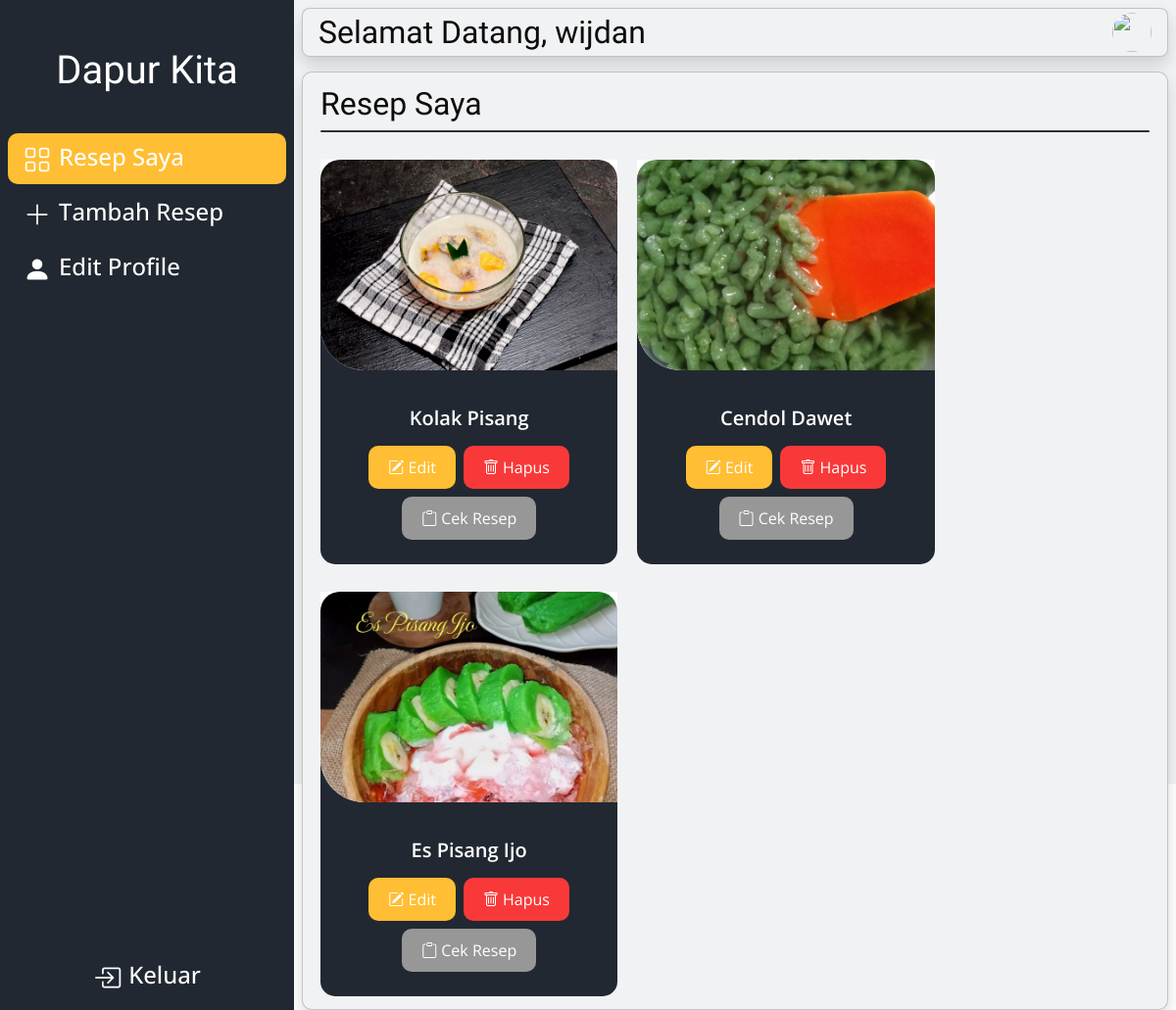
The app's page /dashboard.php (signed in) with its own data.
### tables this page shows
CREATE TABLE `resep` (
  `id_resep` int(11) NOT NULL,
  `judul` varchar(255) NOT NULL,
  `deskripsi` text NOT NULL,
  `bahan_bahan` text NOT NULL,
  `cara_pembuatan` text NOT NULL,
  `tgl_pembuatan` date NOT NULL DEFAULT current_timestamp(),
  `foto` varchar(255) NOT NULL,
  `id_user` int(11) NOT NULL
);

### dashboard.php (the view, shortened to what this page needs)
<?php
include "koneksi.php";
?>
<!DOCTYPE html>
<html lang="en">
<head>
  <link href="https://cdn.jsdelivr.net/npm/bootstrap@5.3.2/dist/css/bootstrap.min.css" rel="stylesheet">
  <link rel="stylesheet" href="https://cdn.jsdelivr.net/npm/bootstrap-icons@1.11.2/font/bootstrap-icons.min.css">
  <link rel="stylesheet" href="style.css">
  <link rel="stylesheet" type="text/css" href="css/bootstrap.css" />
  <link rel="stylesheet" type="text/css" href="https://cdnjs.cloudflare.com/ajax/libs/OwlCarousel2/2.3.4/assets/owl.carousel.min.css" />
  <link rel="stylesheet" href="https://cdnjs.cloudflare.com/ajax/libs/jquery-nice-select/1.1.0/css/nice-select.min.css" />
  <link href="css/font-awesome.min.css" rel="stylesheet" />
  <link href="css/style.css" rel="stylesheet" />
  <link rel="stylesheet" href="style.css">
  <link href="css/responsive.css" rel="stylesheet" />
</head>
<body>
  <section class="d-flex h-100dvh ">
    <div class="kiri col-3 bg-grey d-flex flex-column justify-content-center position-fixed h-100">
      <a href="homepage.php">
        <h1 class="text-center text-putih mt-5 mb-4">Dapur Kita</h1>
      </a>
      <div class="p-2 mt-2 d-flex flex-column justify-content-between h-100">
        <div class="tempat-nav-item d-flex flex-column gap-1">
          <a class="text-decoration-none" href="dashboard.php">
            <div class="d-flex justify-content-start align-items-end gap-2 item-navigation active px-3 cursor-pointe">
              <i class="bi bi-grid fs-3"></i>
              <h4>Resep Saya</h4>
            </div>
          </a>
          <a class="text-decoration-none" href="tambah.php">
            <div class="d-flex justify-content-start align-items-end gap-2 item-navigation px-3 cursor-pointer">
              <i class="bi bi-plus-lg fs-3"></i>
              <h4>Tambah Resep</h4>
            </div>
          </a>
          <a class="text-decoration-none" href="editProfile.php">
            <div class="d-flex justify-content-start align-items-end gap-2 item-navigation px-3 cursor-pointe">
              <i class="bi bi-person-fill fs-3"></i>
              <h4>Edit Profile</h4>
            </div>
          </a>
        </div>
        <a class="text-decoration-none" href="login.php">
          <div class="d-flex justify-content-center align-items-end gap-2 item-navigation">
            <i class="bi bi-box-arrow-in-right fs-3 "></i>
            <h4>Keluar</h4>
          </div>
        </a>
      </div>
    </div>
    <div class="kiri-tipuan col-3 h-100">
    </div>
    <div class=" kanan col-9 bg-putih p-2 ">
      <div class="profile d-flex justify-content-between  align-items-center kotakv2 shadow p-3">
        <div class="d-flex justify-content-center align-items-center">
          <h2 class="m-0">Selamat Datang, <?= $_SESSION['username'] ?> </h2>
        </div>
        <img src="./img/profile/<?= $_SESSION['profilePicture'] ?>" class="profilePicture">
      </div>
      <div class="wadah kotakv3 shadow ">
        <div class="mx-2 mt-2">
          <h2>Resep Saya</h2>
          <div class="garis"></div>
        </div>
        <?php
        $id_user = $_SESSION["id_user"];
        $query = mysqli_query($konek, "SELECT * FROM resep WHERE id_user = $id_user");
        while ($row = mysqli_fetch_array($query)) {
        ?>
          <section class="food_section layout_padding d-inline-flex p-2">
            <div class="filters-content">
              <div class="row grid">
                <div class="col-sm-6 col-lg-12 all food ">
                  <div class="box">
                    <div class="img-box">
                      <img src="./img/resep/<?= $row['foto']; ?>" alt="" />
                    </div>
                    <div class="detail-box">
                      <h5 class="text-center"><?= $row['judul']; ?></h5>
                      <div class="d-flex flex-column justify-content-center align-content-center gap-2">
                        <div class="d-flex justify-content-center px-3 pt-2 gap-2">
                          <a href="./editResep.php?id_resep=<?= $row['id_resep']; ?>">
                            <button class="btn-manual">
                              <i class="bi bi-pencil-square"></i>
                              Edit
                            </button>
                          </a>
                          <a href="./php/hapus.php?id_resep=<?= $row['id_resep']; ?>">
                            <button class="btn-hapus">
                              <i class="bi bi-trash"></i>
                              Hapus
                            </button>
                          </a>
                        </div>
                        <div class="d-flex justify-content-center px-3 gap-2">
                          <a href="detail.php?id_resep=<?= $row['id_resep'] ?>">
                            <button class="btn-cek">
                              <i class="bi bi-clipboard"></i>
                              Cek Resep
                            </button>
                          </a>
                        </div>
                      </div>
                    </div>
                  </div>
                </div>
              </div>
          </section>
        <?php } ?>
      </div>
    </div>
  </section>
</body>
</html>

### style.css (style rules this page uses)
:root { --text-hitam: #0C0C0C; --text-putih: #FFFFFF; --putih: #F1F2F3; --grey: #222831; --kuning: #FFBE33; --grey2: #979797; }
.bg-grey { background-color: var(--grey); }
.bg-putih { background-color: var(--putih); }
.text-putih { color: var(--text-putih); }
.btn-manual { background-color: var(--kuning); padding: 10px 20px; border: 10px; color: var(--text-putih); border-radius: 10px; }
.btn-cek { background-color: var(--grey2); padding: 10px 20px; border: 10px; color: var(--text-putih); border-radius: 10px; }
.btn-hapus { background-color: rgb(249, 57, 57); padding: 10px 20px; border: 10px; color: var(--text-putih); border-radius: 10px; }
.profilePicture { width: 40px; height: 40px; border-radius: 50%; }
.kotakv3 { width: 100%; background-color: var(--putih); margin-top: 15px; padding: 5px 10px; border-radius: 10px; border: 1px solid rgba(0, 0, 0, 0.2); }
.kotakv2 { width: 100%; height: 50px; background-color: var(--putih); padding: 10px 10px 13px; border-radius: 8px; border: 1px solid rgba(0, 0, 0, 0.2); }
.garis { width: 100%; height: 2px; background-color: rgba(0, 0, 0, 0.8); border-radius: 10px; margin-bottom: 8px; }
.cursor-pointer { cursor: pointer; }
.h-100dvh { height: 100dvh; }
.item-navigation { width: 100%; border-radius: 10px; padding: 5px; color: var(--text-putih); }
.item-navigation.active { width: 100%; border-radius: 10px; padding: 5px; background-color: var(--kuning); color: var(--text-putih); }

### css/style.css (style rules this page uses)
body { font-family: "Open Sans", sans-serif; color: #0c0c0c; background-color: #ffffff; overflow-x: hidden; scroll-behavior: smooth; }
.layout_padding { padding: 90px 0; }
h1, h2 { font-family: 'Dancing Script', cursive; }
a, a:hover, a:focus { text-decoration: none; }
.food_section .box { position: relative; background-color: #ffffff; border-radius: 10px; color: #ffffff; border-radius: 15px; overflow: hidden; background: linear-gradient(to bottom, #f1f2f3 25px, #222831 25px); }
.food_section .box .img-box { background: #ffffff; display: -webkit-box; display: -ms-flexbox; display: flex; -webkit-box-pack: center; -ms-flex-pack: center; justify-content: center; -webkit-box-align: center; -ms-flex-align: center; align-items: center; height: 215px; border-radius: 0 0 0 45px; overflow: hidden; margin: 12px 0; }
.food_section .box .img-box img { width: 100%; max-height: 100%; -webkit-transition: all .2s; transition: all .2s; object-fit: cover; border-radius: 20px 20px 0 0; }
.food_section .box .detail-box { padding: 25px; }
.food_section .box .detail-box h5 { font-weight: 600; }
:root { --text-hitam: #0C0C0C; --text-putih: #FFFFFF; --putih: #F1F2F3; --grey: #222831; --kuning: #FFBE33; --grey2: #979797; }
.bg-grey { background-color: var(--grey); }
.bg-putih { background-color: var(--putih); }
.text-putih { color: var(--text-putih); }
.btn-manual { background-color: var(--kuning); padding: 10px 20px; border: 10px; color: var(--text-putih); border-radius: 10px; }
.btn-hapus { background-color: rgb(249, 57, 57); padding: 10px 20px; border: 10px; color: var(--text-putih); border-radius: 10px; }
.kotakv3 { width: 100%; background-color: var(--putih); margin-top: 15px; padding: 5px 10px; border-radius: 10px; border: 1px solid rgba(0, 0, 0, 0.2); }
.kotakv2 { width: 100%; height: 50px; background-color: var(--putih); padding: 10px 10px 13px; border-radius: 8px; border: 1px solid rgba(0, 0, 0, 0.2); }
.garis { width: 100%; height: 2px; background-color: rgba(0, 0, 0, 0.8); border-radius: 10px; margin-bottom: 8px; }
.cursor-pointer { cursor: pointer; }
.h-100dvh { height: 100dvh; }
.item-navigation { width: 100%; border-radius: 10px; padding: 5px; color: var(--text-putih); }
.item-navigation.active { width: 100%; border-radius: 10px; padding: 5px; background-color: var(--kuning); color: var(--text-putih); }

### records on screen
resep: foto (picture), judul "Kolak Pisang"
resep: foto (picture), judul "Cendol Dawet"
resep: foto (picture), judul "Es Pisang Ijo"

### other values on screen
$_SESSION['username'] "wijdan"
